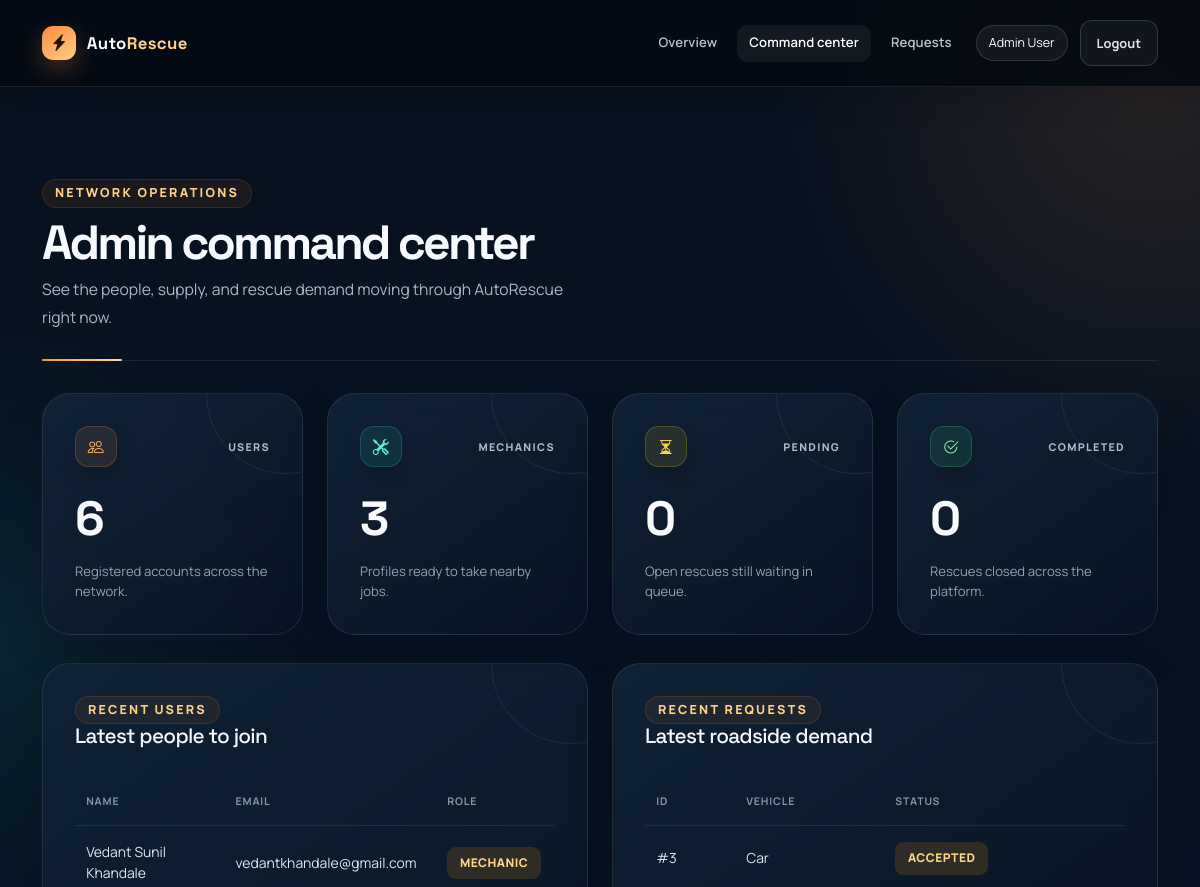
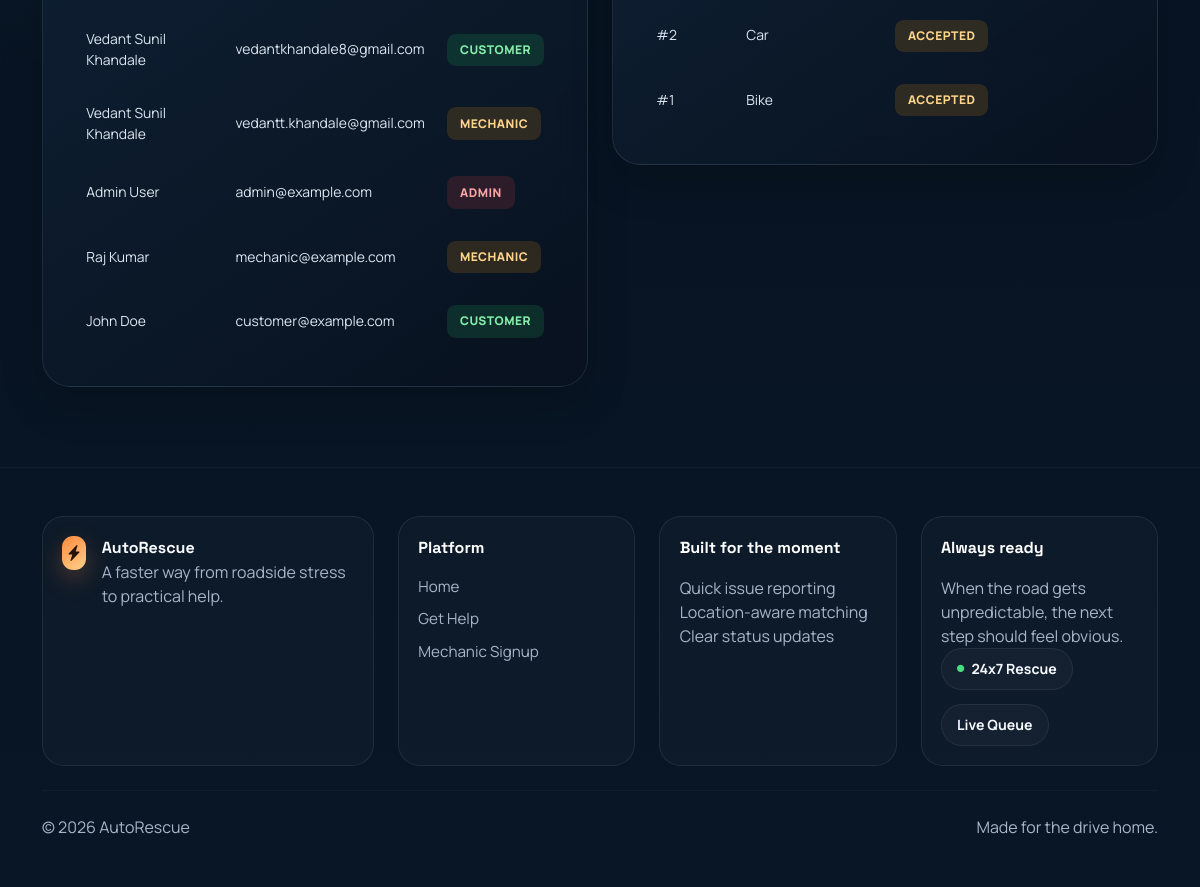
The app's page /admin-dashboard (signed in) with its own data (2 pictures, top to bottom).
### models/users.py (models this page shows, shortened)
class User(db.Model):
    __tablename__ = "users"
    id = db.Column(db.Integer, primary_key=True)
    name = db.Column(db.String(100), nullable=False)
    email = db.Column(db.String(100), unique=True, nullable=False, index=True)
    mobile = db.Column(db.String(15), nullable=False)
    password = db.Column(db.String(255), nullable=False)
    role = db.Column(db.String(20), nullable=False, default='customer')
    created_at = db.Column(db.DateTime, default=datetime.utcnow)
    updated_at = db.Column(db.DateTime, default=datetime.utcnow, onupdate=datetime.utcnow)

### models/request.py (models this page shows, shortened)
class ServiceRequest(db.Model):
    __tablename__ = "service_requests"
    id = db.Column(db.Integer, primary_key=True)
    customer_id = db.Column(db.Integer, db.ForeignKey('users.id'), nullable=False, index=True)
    vehicle_type = db.Column(db.String(50), nullable=False)
    issue_type = db.Column(db.String(255), nullable=False)
    latitude = db.Column(db.Float, nullable=False)
    longitude = db.Column(db.Float, nullable=False)
    status = db.Column(db.String(20), default='Pending', index=True)
    created_at = db.Column(db.DateTime, default=datetime.utcnow)
    updated_at = db.Column(db.DateTime, default=datetime.utcnow, onupdate=datetime.utcnow)

### app.py (the view)
@app.route("/admin-dashboard")
@login_required
@role_required("admin")
def admin_dashboard():
    user = get_current_user()
    recent_users = User.query.order_by(User.created_at.desc()).limit(8).all()
    recent_requests = (
        ServiceRequest.query.order_by(ServiceRequest.created_at.desc())
        .limit(8)
        .all()
    )
    stats = {
        "users": User.query.count(),
        "mechanics": Mechanic.query.count(),
        "pending": ServiceRequest.query.filter_by(status="Pending").count(),
        "completed": ServiceRequest.query.filter_by(status="Completed").count(),
    }
    return render_template(
        "admin_dashboard.html",
        user=user,
        users=recent_users,
        requests=recent_requests,
        stats=stats,
    )

### app.py (called while the page is built)
@app.context_processor
def inject_layout_context():
    return {"current_year": datetime.utcnow().year}

def get_current_user():
    user_id = session.get("user_id")
    if not user_id:
        return None
    return db.session.get(User, user_id)

def login_required(view_func):
    @wraps(view_func)
    def wrapped_view(*args, **kwargs):
        user = get_current_user()
        if not user:
            session.clear()
            if wants_json_response():
                return json_error("Please log in to continue.", 401, redirect_url=url_for("login"))
            return redirect(url_for("login"))
        return view_func(*args, **kwargs)
    return wrapped_view

def role_required(role):
    def decorator(view_func):
        @wraps(view_func)
        def wrapped_view(*args, **kwargs):
            user = get_current_user()
            if not user:
                session.clear()
                if wants_json_response():
                    return json_error("Please log in to continue.", 401, redirect_url=url_for("login"))
                return redirect(url_for("login"))
            if user.role != role:
                abort(403)
            return view_func(*args, **kwargs)
        return wrapped_view
    return decorator

### templates/admin_dashboard.html (shortened to what this page needs)
{% extends "base.html" %}
{% block body_class %}dashboard-page{% endblock %}
{% block content %}
<section class="section-space">
    <div class="container">
        <div class="page-heading">
            <div>
                <span class="eyebrow">Network operations</span>
                <h1>Admin command center</h1>
                <p>See the people, supply, and rescue demand moving through AutoRescue right now.</p>
            </div>
        </div>
        <div class="row g-4">
            <div class="col-md-6 col-xl-3">
                <div class="dashboard-card stat-surface stat-card stat-card-total">
                    <div class="stat-card-top"><span class="stat-icon"><i class="bi bi-people"></i></span><span class="stat-kicker">Users</span></div>
                    <strong>{{ stats.users }}</strong>
                    <p>Registered accounts across the network.</p>
                </div>
            </div>
            <div class="col-md-6 col-xl-3">
                <div class="dashboard-card stat-surface stat-card stat-card-accepted">
                    <div class="stat-card-top"><span class="stat-icon"><i class="bi bi-tools"></i></span><span class="stat-kicker">Mechanics</span></div>
                    <strong>{{ stats.mechanics }}</strong>
                    <p>Profiles ready to take nearby jobs.</p>
                </div>
            </div>
            <div class="col-md-6 col-xl-3">
                <div class="dashboard-card stat-surface stat-card stat-card-pending">
                    <div class="stat-card-top"><span class="stat-icon"><i class="bi bi-hourglass-split"></i></span><span class="stat-kicker">Pending</span></div>
                    <strong>{{ stats.pending }}</strong>
                    <p>Open rescues still waiting in queue.</p>
                </div>
            </div>
            <div class="col-md-6 col-xl-3">
                <div class="dashboard-card stat-surface stat-card stat-card-completed">
                    <div class="stat-card-top"><span class="stat-icon"><i class="bi bi-check2-circle"></i></span><span class="stat-kicker">Completed</span></div>
                    <strong>{{ stats.completed }}</strong>
                    <p>Rescues closed across the platform.</p>
                </div>
            </div>
        </div>
        <div class="row g-4 mt-1">
            <div class="col-lg-6">
                <div class="dashboard-card table-card elevated-list-card">
                    <div class="section-inline-header">
                        <div>
                            <span class="eyebrow">Recent users</span>
                            <h3>Latest people to join</h3>
                        </div>
                    </div>
                    <div class="table-responsive">
                        <table class="table table-dark table-borderless align-middle mb-0 data-table">
                            <thead>
                                <tr>
                                    <th>Name</th>
                                    <th>Email</th>
                                    <th>Role</th>
                                </tr>
                            </thead>
                            <tbody>
                                {% for member in users %}
                                <tr>
                                    <td>{{ member.name }}</td>
                                    <td>{{ member.email }}</td>
                                    <td><span class="status-chip status-{{ member.role }}">{{ member.role|title }}</span></td>
                                </tr>
                                {% endfor %}
                            </tbody>
                        </table>
                    </div>
                </div>
            </div>
            <div class="col-lg-6">
                <div class="dashboard-card table-card elevated-list-card">
                    <div class="section-inline-header">
                        <div>
                            <span class="eyebrow">Recent requests</span>
                            <h3>Latest roadside demand</h3>
                        </div>
                    </div>
                    <div class="table-responsive">
                        <table class="table table-dark table-borderless align-middle mb-0 data-table">
                            <thead>
                                <tr>
                                    <th>ID</th>
                                    <th>Vehicle</th>
                                    <th>Status</th>
                                </tr>
                            </thead>
                            <tbody>
                                {% for request in requests %}
                                <tr>
                                    <td>#{{ request.id }}</td>
                                    <td>{{ request.vehicle_type }}</td>
                                    <td><span class="status-chip status-{{ request.status|lower }}">{{ request.status }}</span></td>
                                </tr>
                                {% endfor %}
                            </tbody>
                        </table>
                    </div>
                </div>
            </div>
        </div>
    </div>
</section>
{% endblock %}

### templates/base.html (shortened to what this page needs)
<!DOCTYPE html>
<html lang="en">
<head>
    <link href="https://cdn.jsdelivr.net/npm/bootstrap@5.3.3/dist/css/bootstrap.min.css" rel="stylesheet">
    <link rel="stylesheet" href="https://cdn.jsdelivr.net/npm/bootstrap-icons@1.11.3/font/bootstrap-icons.css">
    <link rel="stylesheet" href="{{ url_for('static', filename='css/style.css') }}">
</head>
<body class="{% block body_class %}{% endblock %}">
    {% include "includes/header.html" %}
    <main id="main-content" class="page-shell">
        {% block content %}{% endblock %}
    </main>
    {% include "includes/footer.html" %}
</body>
</html>

### templates/includes/header.html (shortened to what this page needs)
<nav class="topbar navbar navbar-expand-lg navbar-dark">
    <div class="container">
        <a class="navbar-brand brand-mark" href="{{ url_for('home') }}" aria-label="AutoRescue home">
            <span class="brand-badge"><i class="bi bi-lightning-charge-fill"></i></span>
            <span>Auto<span>Rescue</span></span>
        </a>
        <div class="collapse navbar-collapse" id="topNav">
            <ul class="navbar-nav ms-auto align-items-lg-center gap-lg-2">
                <li class="nav-item">
                    <a class="nav-link {% if request.endpoint == 'home' %}active{% endif %}" href="{{ url_for('home') }}">Overview</a>
                </li>
                {% if session.get('user_id') %}
                <li class="nav-item">
                    {% if session.get('user_role') == 'customer' %}
                    <a class="nav-link {% if request.endpoint == 'customer_dashboard' %}active{% endif %}" href="{{ url_for('customer_dashboard') }}">My dashboard</a>
                    {% elif session.get('user_role') == 'mechanic' %}
                    <a class="nav-link {% if request.endpoint in ['mechanic_dashboard', 'available_requests'] %}active{% endif %}" href="{{ url_for('mechanic_dashboard') }}">Dispatch board</a>
                    {% elif session.get('user_role') == 'admin' %}
                    <a class="nav-link {% if request.endpoint == 'admin_dashboard' %}active{% endif %}" href="{{ url_for('admin_dashboard') }}">Command center</a>
                    {% endif %}
                </li>
                <li class="nav-item">
                    <a class="nav-link {% if request.endpoint in ['view_requests', 'request_service', 'available_requests'] %}active{% endif %}" href="{{ url_for('view_requests') }}">Requests</a>
                </li>
                <li class="nav-item"><span class="user-pill">{{ session.get('user_name') }}</span></li>
                <li class="nav-item"><a class="btn btn-ghost nav-logout" href="{{ url_for('logout') }}">Logout</a></li>
                {% endif %}
            </ul>
        </div>
    </div>
</nav>

### templates/includes/footer.html
<footer class="site-footer">
    <div class="container">
        <div class="footer-grid">
            <div class="footer-panel footer-brand-panel">
                <div class="footer-brand-wrap">
                    <span class="brand-badge"><i class="bi bi-lightning-charge-fill"></i></span>
                    <div>
                        <div class="footer-brand">AutoRescue</div>
                        <div class="footer-copy">A faster way from roadside stress to practical help.</div>
                    </div>
                </div>
            </div>
            <div class="footer-panel">
                <div class="footer-title">Platform</div>
                <a class="footer-link" href="{{ url_for('home') }}">Home</a>
                <a class="footer-link" href="{{ url_for('register', role='customer') }}">Get Help</a>
                <a class="footer-link" href="{{ url_for('register', role='mechanic') }}">Mechanic Signup</a>
            </div>
            <div class="footer-panel">
                <div class="footer-title">Built for the moment</div>
                <div class="footer-copy">Quick issue reporting</div>
                <div class="footer-copy">Location-aware matching</div>
                <div class="footer-copy">Clear status updates</div>
            </div>
            <div class="footer-panel footer-meta">
                <div class="footer-title">Always ready</div>
                <div class="footer-copy">When the road gets unpredictable, the next step should feel obvious.</div>
                <div class="footer-socials">
                    <span class="footer-badge"><i class="bi bi-circle-fill"></i> 24x7 Rescue</span>
                    <span class="footer-badge">Live Queue</span>
                </div>
            </div>
        </div>
        <div class="footer-bottom">
            <div class="footer-copy">&copy; {{ current_year }} AutoRescue</div>
            <div class="footer-copy">Made for the drive home.</div>
        </div>
    </div>
</footer>

### records on screen
User: get "Admin User", name "Admin User", email "admin@example.com", role "ADMIN"
User: name "Vedant Sunil Khandale", email "vedantkhandale@gmail.com", role "MECHANIC"
User: name "Vedant Sunil Khandale", email "vedantkhandale8@gmail.com", role "CUSTOMER"
User: name "Vedant Sunil Khandale", email "vedantt.khandale@gmail.com", role "MECHANIC"
User: name "Raj Kumar", email "mechanic@example.com", role "MECHANIC"
User: name "John Doe", email "customer@example.com", role "CUSTOMER"
ServiceRequest: id "3", vehicle_type "Car", status "ACCEPTED"
ServiceRequest: id "2", vehicle_type "Car", status "ACCEPTED"
ServiceRequest: id "1", vehicle_type "Bike", status "ACCEPTED"

### other values on screen
{{ stats.users }} "6"
{{ stats.mechanics }} "3"
{{ stats.pending }} "0"
{{ stats.completed }} "0"
